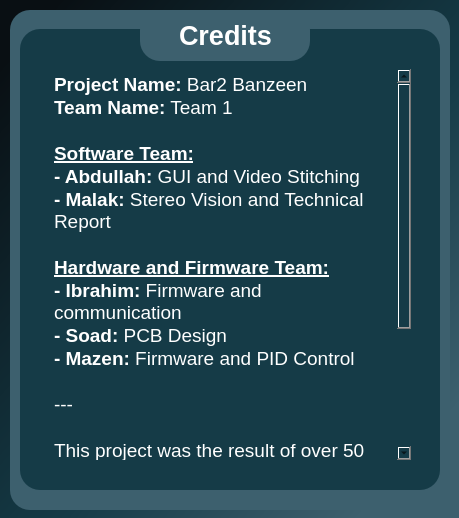
<?xml version="1.0" encoding="UTF-8"?>
<ui version="4.0">
 <class>Dialog</class>
 <widget class="QDialog" name="Dialog">
  <property name="geometry">
   <rect>
    <x>0</x>
    <y>0</y>
    <width>459</width>
    <height>518</height>
   </rect>
  </property>
  <property name="windowTitle">
   <string>Credits</string>
  </property>
  <property name="styleSheet">
   <string notr="true">background-color: qlineargradient(spread:pad, x1:0, y1:0, x2:1, y2:1, stop:0.0648899 rgba(9, 15, 19, 255), stop:0.571233 rgba(21, 59, 71, 255), stop:0.890411 rgba(61, 96, 110, 255));</string>
  </property>
  <widget class="QFrame" name="frame">
   <property name="geometry">
    <rect>
     <x>10</x>
     <y>10</y>
     <width>440</width>
     <height>500</height>
    </rect>
   </property>
   <property name="styleSheet">
    <string notr="true">background-color: rgb(61, 96, 110);
border-radius:20px</string>
   </property>
   <property name="frameShape">
    <enum>QFrame::StyledPanel</enum>
   </property>
   <property name="frameShadow">
    <enum>QFrame::Raised</enum>
   </property>
   <widget class="QFrame" name="frame_2">
    <property name="geometry">
     <rect>
      <x>10</x>
      <y>19</y>
      <width>420</width>
      <height>461</height>
     </rect>
    </property>
    <property name="styleSheet">
     <string notr="true">background-color: rgb(21, 59, 71);</string>
    </property>
    <property name="frameShape">
     <enum>QFrame::StyledPanel</enum>
    </property>
    <property name="frameShadow">
     <enum>QFrame::Raised</enum>
    </property>
    <widget class="QTextBrowser" name="textBrowser">
     <property name="geometry">
      <rect>
       <x>30</x>
       <y>40</y>
       <width>361</width>
       <height>391</height>
      </rect>
     </property>
     <property name="font">
      <font>
       <pointsize>14</pointsize>
      </font>
     </property>
     <property name="styleSheet">
      <string notr="true">color: rgb(255, 255, 255);</string>
     </property>
     <property name="html">
      <string>&lt;!DOCTYPE HTML PUBLIC &quot;-//W3C//DTD HTML 4.0//EN&quot; &quot;http://www.w3.org/TR/REC-html40/strict.dtd&quot;&gt;
&lt;html&gt;&lt;head&gt;&lt;meta name=&quot;qrichtext&quot; content=&quot;1&quot; /&gt;&lt;meta charset=&quot;utf-8&quot; /&gt;&lt;style type=&quot;text/css&quot;&gt;
p, li { white-space: pre-wrap; }
hr { height: 1px; border-width: 0; }
li.unchecked::marker { content: &quot;\2610&quot;; }
li.checked::marker { content: &quot;\2612&quot;; }
&lt;/style&gt;&lt;/head&gt;&lt;body style=&quot; font-family:'Segoe UI'; font-size:14pt; font-weight:400; font-style:normal;&quot;&gt;
&lt;p style=&quot; margin-top:0px; margin-bottom:0px; margin-left:0px; margin-right:0px; -qt-block-indent:0; text-indent:0px;&quot;&gt;&lt;span style=&quot; font-weight:700;&quot;&gt;Project Name:&lt;/span&gt; Bar2 Banzeen  &lt;/p&gt;
&lt;p style=&quot; margin-top:0px; margin-bottom:0px; margin-left:0px; margin-right:0px; -qt-block-indent:0; text-indent:0px;&quot;&gt;&lt;span style=&quot; font-weight:700;&quot;&gt;Team Name:&lt;/span&gt; Team 1&lt;/p&gt;
&lt;p style=&quot;-qt-paragraph-type:empty; margin-top:0px; margin-bottom:0px; margin-left:0px; margin-right:0px; -qt-block-indent:0; text-indent:0px;&quot;&gt;&lt;br /&gt;&lt;/p&gt;
&lt;p style=&quot; margin-top:0px; margin-bottom:0px; margin-left:0px; margin-right:0px; -qt-block-indent:0; text-indent:0px;&quot;&gt;&lt;span style=&quot; font-weight:700; text-decoration: underline;&quot;&gt;Software Team:&lt;/span&gt;&lt;/p&gt;
&lt;p style=&quot; margin-top:0px; margin-bottom:0px; margin-left:0px; margin-right:0px; -qt-block-indent:0; text-indent:0px;&quot;&gt;&lt;span style=&quot; font-weight:700;&quot;&gt;- Abdullah:&lt;/span&gt; GUI and Video Stitching&lt;/p&gt;
&lt;p style=&quot; margin-top:0px; margin-bottom:0px; margin-left:0px; margin-right:0px; -qt-block-indent:0; text-indent:0px;&quot;&gt;&lt;span style=&quot; font-weight:700;&quot;&gt;- Malak:&lt;/span&gt; Stereo Vision and Technical Report&lt;/p&gt;
&lt;p style=&quot;-qt-paragraph-type:empty; margin-top:0px; margin-bottom:0px; margin-left:0px; margin-right:0px; -qt-block-indent:0; text-indent:0px;&quot;&gt;&lt;br /&gt;&lt;/p&gt;
&lt;p style=&quot; margin-top:0px; margin-bottom:0px; margin-left:0px; margin-right:0px; -qt-block-indent:0; text-indent:0px;&quot;&gt;&lt;span style=&quot; font-weight:700; text-decoration: underline;&quot;&gt;Hardware and Firmware Team:&lt;/span&gt;&lt;/p&gt;
&lt;p style=&quot; margin-top:0px; margin-bottom:0px; margin-left:0px; margin-right:0px; -qt-block-indent:0; text-indent:0px;&quot;&gt;&lt;span style=&quot; font-weight:700;&quot;&gt;- Ibrahim:&lt;/span&gt; Firmware and communication  &lt;/p&gt;
&lt;p style=&quot; margin-top:0px; margin-bottom:0px; margin-left:0px; margin-right:0px; -qt-block-indent:0; text-indent:0px;&quot;&gt;&lt;span style=&quot; font-weight:700;&quot;&gt;- Soad:&lt;/span&gt; PCB Design  &lt;/p&gt;
&lt;p style=&quot; margin-top:0px; margin-bottom:0px; margin-left:0px; margin-right:0px; -qt-block-indent:0; text-indent:0px;&quot;&gt;&lt;span style=&quot; font-weight:700;&quot;&gt;- Mazen:&lt;/span&gt; Firmware and PID Control&lt;/p&gt;
&lt;p style=&quot;-qt-paragraph-type:empty; margin-top:0px; margin-bottom:0px; margin-left:0px; margin-right:0px; -qt-block-indent:0; text-indent:0px;&quot;&gt;&lt;br /&gt;&lt;/p&gt;
&lt;p style=&quot; margin-top:0px; margin-bottom:0px; margin-left:0px; margin-right:0px; -qt-block-indent:0; text-indent:0px;&quot;&gt;---&lt;/p&gt;
&lt;p style=&quot;-qt-paragraph-type:empty; margin-top:0px; margin-bottom:0px; margin-left:0px; margin-right:0px; -qt-block-indent:0; text-indent:0px;&quot;&gt;&lt;br /&gt;&lt;/p&gt;
&lt;p style=&quot; margin-top:0px; margin-bottom:0px; margin-left:0px; margin-right:0px; -qt-block-indent:0; text-indent:0px;&quot;&gt;This project was the result of over 50 hours of dedication, where each team member poured their passion and love into every detail. We are proud of what we have achieved together and we hope you like it.&lt;/p&gt;
&lt;p style=&quot;-qt-paragraph-type:empty; margin-top:0px; margin-bottom:0px; margin-left:0px; margin-right:0px; -qt-block-indent:0; text-indent:0px;&quot;&gt;&lt;br /&gt;&lt;/p&gt;
&lt;p style=&quot; margin-top:0px; margin-bottom:0px; margin-left:0px; margin-right:0px; -qt-block-indent:0; text-indent:0px;&quot;&gt;---&lt;/p&gt;
&lt;p style=&quot;-qt-paragraph-type:empty; margin-top:0px; margin-bottom:0px; margin-left:0px; margin-right:0px; -qt-block-indent:0; text-indent:0px;&quot;&gt;&lt;br /&gt;&lt;/p&gt;&lt;/body&gt;&lt;/html&gt;</string>
     </property>
    </widget>
   </widget>
   <widget class="QFrame" name="frame_3">
    <property name="geometry">
     <rect>
      <x>130</x>
      <y>0</y>
      <width>170</width>
      <height>51</height>
     </rect>
    </property>
    <property name="frameShape">
     <enum>QFrame::StyledPanel</enum>
    </property>
    <property name="frameShadow">
     <enum>QFrame::Raised</enum>
    </property>
    <widget class="QLabel" name="label">
     <property name="geometry">
      <rect>
       <x>10</x>
       <y>10</y>
       <width>151</width>
       <height>31</height>
      </rect>
     </property>
     <property name="font">
      <font>
       <pointsize>20</pointsize>
       <bold>true</bold>
      </font>
     </property>
     <property name="styleSheet">
      <string notr="true">background-color: rgb(61, 96, 110);
color: rgb(255, 255, 255);
border-radius:20px;</string>
     </property>
     <property name="text">
      <string>Credits</string>
     </property>
     <property name="alignment">
      <set>Qt::AlignCenter</set>
     </property>
    </widget>
   </widget>
  </widget>
 </widget>
 <resources/>
 <connections/>
</ui>
